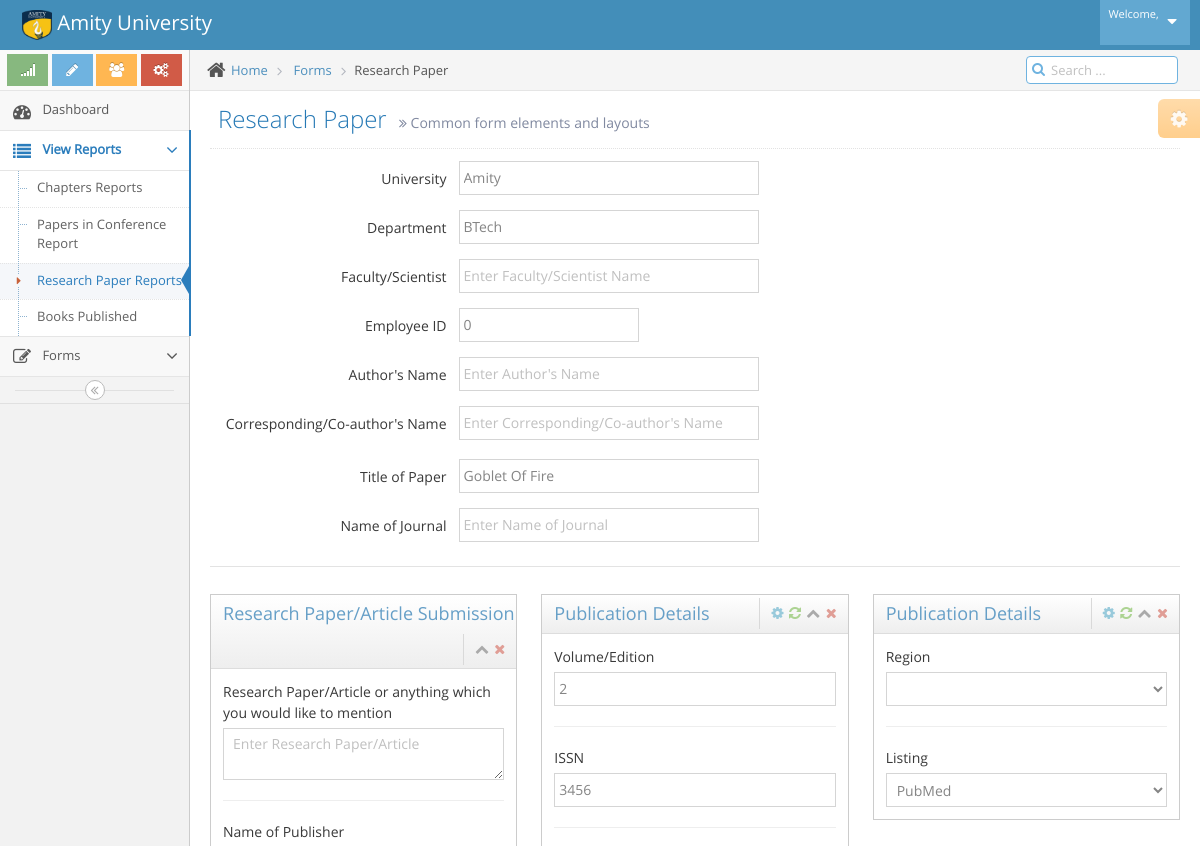
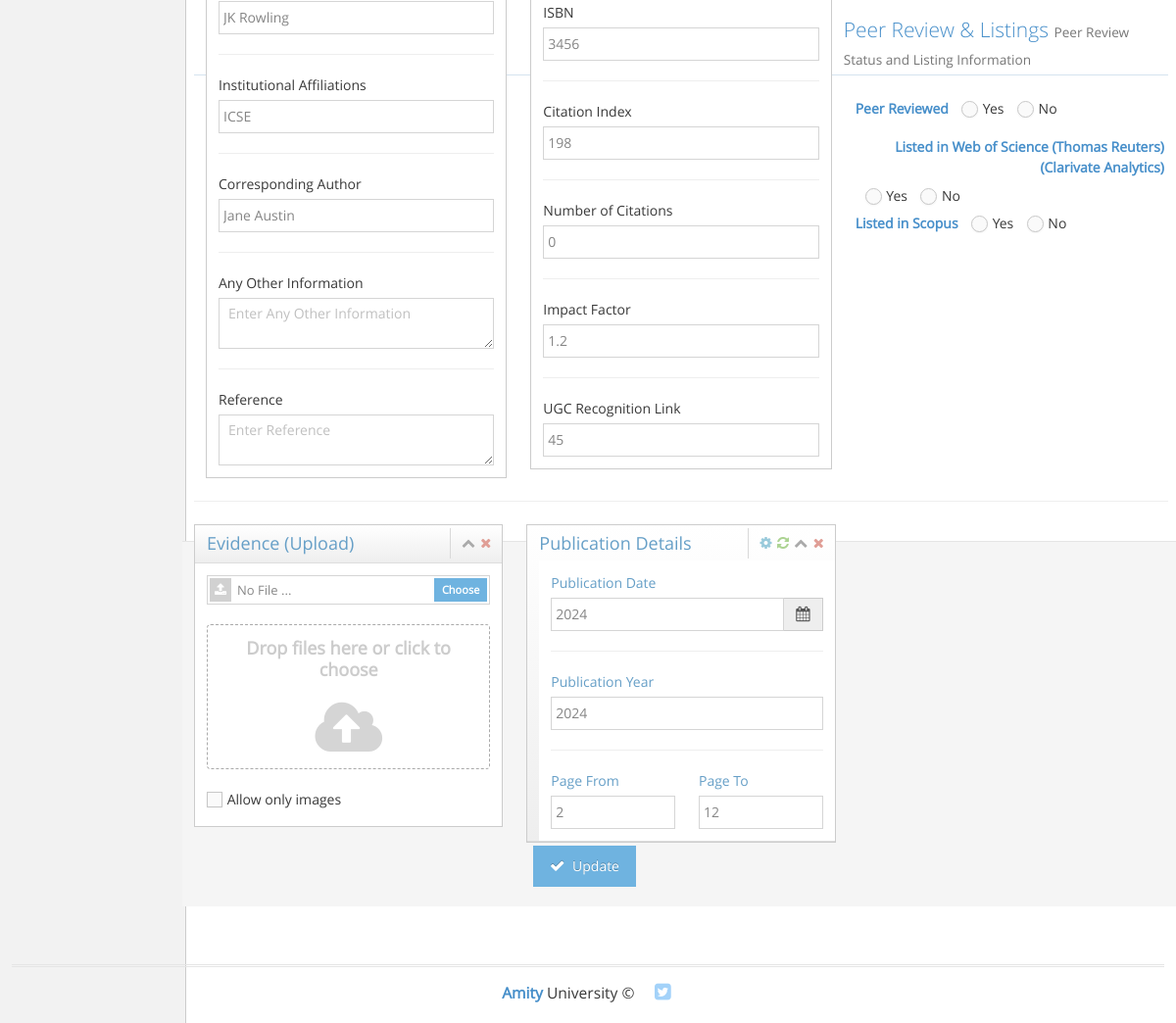
Screenshot of /editReoResearchpaper.php?id=2 with the database file from the repository (2 pictures, top to bottom).
### tables this page shows
CREATE TABLE `researchpapersbyfaculty` (
  `user_id` int(100) NOT NULL,
  `University` varchar(100) NOT NULL,
  `Department` varchar(100) NOT NULL,
  `Faculty` varchar(100) NOT NULL,
  `Employee ID` int(100) NOT NULL,
  `Author` varchar(100) NOT NULL,
  `Co-author` varchar(100) NOT NULL,
  `papertitle` varchar(100) NOT NULL,
  `journalname` varchar(100) NOT NULL,
  `article` varchar(100) NOT NULL,
  `region` varchar(100) NOT NULL,
  `pubdate` int(100) NOT NULL,
  `pubyear` int(100) NOT NULL,
  `volume` int(100) NOT NULL,
  `pagefrom` int(100) NOT NULL,
  `pageto` int(100) NOT NULL,
  `impact` varchar(100) NOT NULL,
  `scopus` enum('y','n') NOT NULL,
  `listedin` varchar(100) NOT NULL,
  `wos` enum('y','n') NOT NULL,
  `peer` enum('y','n') NOT NULL,
  `issn` int(100) NOT NULL,
  `isbn` int(100) NOT NULL,
  `pubname` varchar(100) NOT NULL,
  `affltn` varchar(100) NOT NULL,
  `corrauthor` varchar(100) NOT NULL,
  `citind` int(100) NOT NULL,
  `nocit` int(100) NOT NULL,
  `link` varchar(100) NOT NULL,
  `evdupload` varchar(100) NOT NULL,
  `othrinfo` varchar(100) NOT NULL,
  `ref` varchar(100) NOT NULL
);

### editReoResearchpaper.php (the view, shortened to what the rows shown need)
<!DOCTYPE html>
<html lang="en">
	<head>
		<link rel="stylesheet" href="assets/css/bootstrap.min.css" />
		<link rel="stylesheet" href="assets/font-awesome/4.5.0/css/font-awesome.min.css" />
		<link rel="stylesheet" href="assets/css/jquery-ui.custom.min.css" />
		<link rel="stylesheet" href="assets/css/chosen.min.css" />
		<link rel="stylesheet" href="assets/css/bootstrap-datepicker3.min.css" />
		<link rel="stylesheet" href="assets/css/bootstrap-timepicker.min.css" />
		<link rel="stylesheet" href="assets/css/daterangepicker.min.css" />
		<link rel="stylesheet" href="assets/css/bootstrap-datetimepicker.min.css" />
		<link rel="stylesheet" href="assets/css/bootstrap-colorpicker.min.css" />
		<link rel="stylesheet" href="assets/css/ace.min.css" class="ace-main-stylesheet" id="main-ace-style" />
		<link rel="stylesheet" href="assets/css/ace-skins.min.css" />
		<link rel="stylesheet" href="assets/css/ace-rtl.min.css" />
	</head>
<?php
$servername = "localhost";
$username = "root";
$password = "";
$database = "scholarsphere";
$conn = new mysqli($servername, $username, $password, $database);
if (isset($_GET['id']) && !empty(trim($_GET['id']))) {
    $sql = "SELECT * FROM researchpapersbyfaculty WHERE user_id = ?";
    if ($stmt = $conn->prepare($sql)) {
        $stmt->bind_param("i", $param_id);
        if ($stmt->execute()) {
            $result = $stmt->get_result();
            if ($result->num_rows == 1) {
                $row = $result->fetch_assoc();
            } else {
                header("location: error.php");
                exit();
            }
        } else {
            echo "Oops! Something went wrong. Please try again later.";
        }
    }
} else {
    header("location: error.php");
    exit();
}
?>
	<body class="no-skin">
		<div class="main-container ace-save-state" id="main-container">
			<div class="main-content">
				<div class="main-content-inner">
					<div class="page-content">
						<div class="page-header">
							<h1>
								Research Paper
								<small>
									<i class="ace-icon fa fa-angle-double-right"></i>
									Common form elements and layouts
								</small>
							</h1>
						</div>
						<div class="row">
							<div class="col-xs-12">
								<form class="form-horizontal" role="form" method="post" action="editReoResearchpaper.php" enctype="multipart/form-data">
                                <div class="form-group">
										<div class="col-sm-9">
											<input type="text" id="form-field-1" name="university" value="<?php echo $row['University']; ?>" placeholder="Enter University Name" class="col-xs-10 col-sm-5" />
										</div>
									</div>
									<div class="form-group">
										<div class="col-sm-9">
											<input type="text" id="form-field-1-1" name="department" value="<?php echo $row['Department']; ?>" placeholder="Enter Department Name" class="col-xs-10 col-sm-5" />
										</div>
									</div>
									<div class="form-group">
										<div class="col-sm-9">
											<input type="text" id="form-field-3" name="employee_id" value="<?php echo $row['Employee ID']; ?>" placeholder="Enter Employee ID" class="col-xs-5 col-sm-3" />
											<span class="help-inline col-xs-7 col-sm-9"></span>
										</div>
									</div>
									<div class="form-group">
										<div class="col-sm-9">
											<input type="text" name="papertitle" value="<?php echo $row['papertitle']; ?>" placeholder="Enter Title of Paper" class="col-xs-10 col-sm-5" />
											<div class="space-2"></div>
										</div>
									</div>
									<div class="row">
										<div class="col-xs-12 col-sm-4">
											<div class="widget-box">
												<div class="widget-body">
													<div class="widget-main">
														<div>
															<label for="research-paper">Research Paper/Article or anything which you would like to mention</label>
															<textarea class="form-control" name="article" id="research-paper" value="<?php echo $row['article']; ?>" placeholder="Enter Research Paper/Article"></textarea>
														</div>
														<div>
															<label for="publisher">Name of Publisher</label>
															<input type="text" name ="pubname" class="form-control" id="publisher" value="<?php echo $row['pubname']; ?>" placeholder="Enter Name of Publisher">
														</div>
														<div>
															<label for="institutional-affiliations">Institutional Affiliations</label>
															<input type="text" name="affltn" class="form-control" id="institutional-affiliations" value="<?php echo $row['affltn']; ?>" placeholder="Enter Institutional Affiliations">
														</div>
														<div>
															<label for="corresponding-author">Corresponding Author</label>
															<input type="text" name="corrauthor" class="form-control" id="corresponding-author" value="<?php echo $row['corrauthor']; ?>" placeholder="Enter Corresponding Author">
														</div>
														<div>
															<label for="additional-info">Any Other Information</label>
															<textarea class="form-control" name="othrinfo" id="additional-info" value="<?php echo $row['othrinfo']; ?>" placeholder="Enter Any Other Information"></textarea>
														</div>
														<div>
															<label for="reference">Reference</label>
															<textarea class="form-control" name="ref" id="reference" value="<?php echo $row['ref']; ?>" placeholder="Enter Reference"></textarea>
														</div>
													</div>
												</div>
											</div>
										</div>
										<div class="col-xs-12 col-sm-4">
											<div class="widget-box">
												<div class="widget-body">
													<div class="widget-main">
														<div>
															<label for="volume-edition">Volume/Edition</label>
															<input class="form-control" name="edition" type="number" id="volume-edition" value="<?php echo $row['volume']; ?>" placeholder="Enter Volume/Edition" />
														</div>
														<div>
															<label for="issn">ISSN</label>
															<input class="form-control" name="issn" type="text" id="issn" value="<?php echo $row['issn']; ?>" placeholder="Enter ISSN" />
														</div>
														<div>
															<label for="isbn">ISBN</label>
															<input class="form-control" name="isbn" type="text" id="isbn" value="<?php echo $row['issn']; ?>" placeholder="Enter ISBN" />
														</div>
														<div>
															<label for="citation-index">Citation Index</label>
															<input class="form-control" name="citind" type="number" id="citation-index" value="<?php echo $row['citind']; ?>" placeholder="Enter Citation Index" />
														</div>
														<div>
															<label for="num-citations">Number of Citations</label>
															<input class="form-control" name = "nocit" type="number" id="num-citations" value="<?php echo $row['nocit']; ?>" placeholder="Enter Number of Citations" />
														</div>
														<div>
															<label for="impact-factor">Impact Factor</label>
															<input class="form-control" name="impact" type="text" id="impact-factor" value="<?php echo $row['impact']; ?>" placeholder="Enter Impact Factor" />
														</div>
														<div>
															<label for="ugc-recognition-link">UGC Recognition Link</label>
															<input class="form-control" name="link" type="url" id="ugc-recognition-link" value="<?php echo $row['link']; ?>" placeholder="Enter UGC Recognition Link" />
														</div>
													</div>
												</div>
											</div>
										</div>
										<div class="col-xs-12 col-sm-4">
											<div class="widget-box">
												<div class="widget-body">
													<div class="widget-main">
														<div>
															<label for="listing">Listing</label>
															<select class="form-control" id="listing" name="listedin">
                                                                <option <?php if($row['listedin'] == 'PubMed') echo 'selected'; ?>>PubMed</option>
															</select>
														</div>
													</div>
												</div>
											</div>
									<br>
									<br>
									</div>
									<div class="row">
										<div class="col-sm-4">
										<div class="widget-box">
												<div class="widget-header">
<div class="widget-body">
    <div class="widget-main">
        <div>
            <div class="input-group">
                <input class="form-control date-picker" id="publication-date" value="<?php echo $row['pubdate']; ?>" name="publicationdate" type="text" data-date-format="yyyy-mm-dd" />
                <span class="input-group-addon">
                    <i class="fa fa-calendar bigger-110"></i>
                </span>
            </div>
        </div>
        <div>
            <label for="publication-year">Publication Year</label>
            <input class="form-control" type="number" id="publication-year" name="pubyear" value="<?php echo $row['pubyear']; ?>" placeholder="Enter Publication Year" />
        </div>
        <div class="row">
            <div class="col-xs-6">
                <label for="page-from">Page From</label>
                <input class="form-control" type="number" id="page-from" name="pagefrom" value="<?php echo $row['pagefrom']; ?>" placeholder="Enter Page From" />
            </div>
            <div class="col-xs-6">
                <label for="page-to">Page To</label>
                <input class="form-control" type="number" id="page-to" name="pageto" value="<?php echo $row['pageto']; ?>" placeholder="Enter Page To" />
            </div>
</div>
														</div>
													</div>
												</div>
											</div>
</div>
								</form>
								</div>
							</div>
						</div>
					</div>
				</div>
			</div>
	</body>
</html>

### rows the page displays
researchpapersbyfaculty: university "Amity", department "BTech", employee_id "0", papertitle "Goblet Of Fire", article "Enter Research Paper/Article", pubname "JK Rowling", affltn "ICSE", corrauthor "Jane Austin", othrinfo "Enter Any Other Information", ref "Enter Reference", edition "2", issn "3456", isbn "3456", citind "198", nocit "0", impact "1.2", link "45", listedin "PubMed", publicationdate "2024", pubyear "2024", pagefrom "2", pageto "12"
